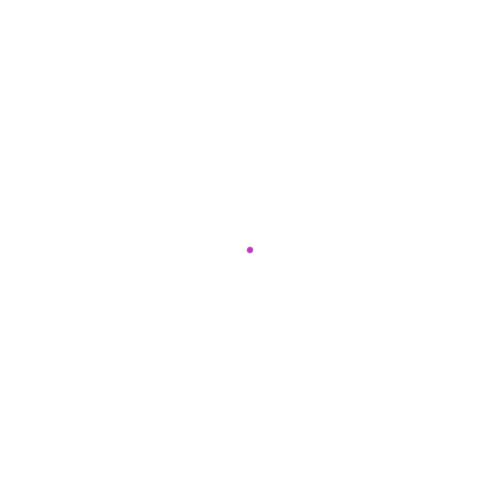
Frame 1 (no input)
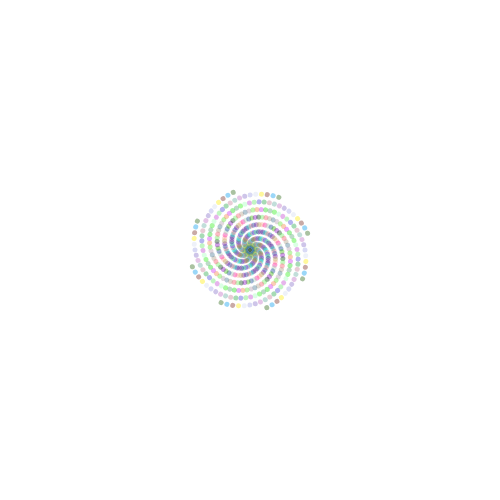
Frame 60 (no input)
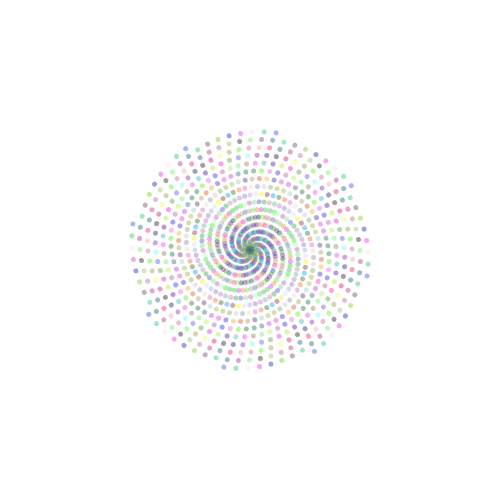
Frame 120 (the mouse pressed at the canvas centre since frame 60)

The p5.js sketch that drew these frames (run headless with seeded random() and noise() and a simulated clock; from frame 60 on, the mouse is pressed at the canvas centre):

// p5.js sketch
// ── sketch.js
var angle = 0.0;
function setup(){
  // createCanvas(windowWidth, windowHeight);
  createCanvas(500, 500);
}
function draw() {
  noStroke();
  // random colors for fill
  var red=random(255);
  var blue=random(255);
  var green=random(255);
  // the design will start in the middle of the canvas
  translate(width/2,height/2);
  angle += 0.1;
  rotate(angle);
  // speed of the movement of the design
  frameRate(30);
  for(var i =0; i < 8; i++){
    push();
    rotate(TWO_PI * i / 8);
    fill(red, blue, green,100);
    // using circles
    ellipse(frameCount % (width/2),0,5,5);
    pop();
  }
}
